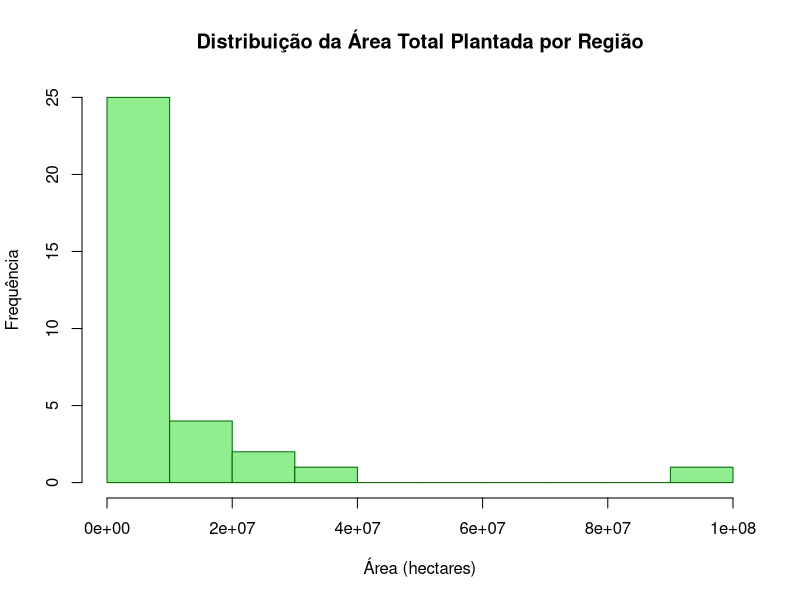
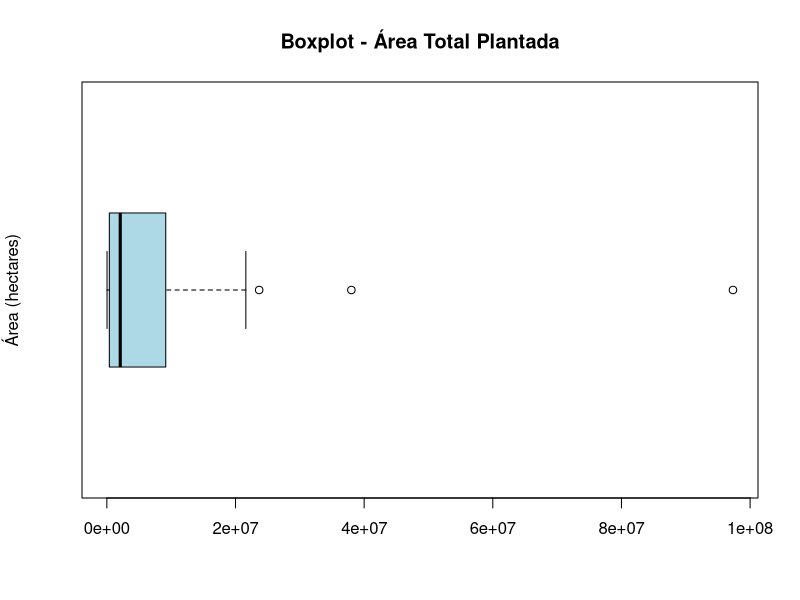
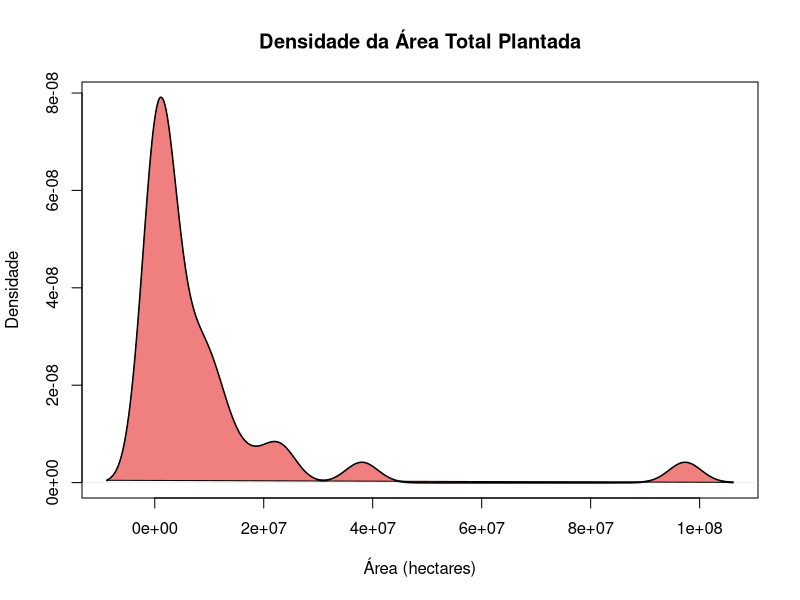
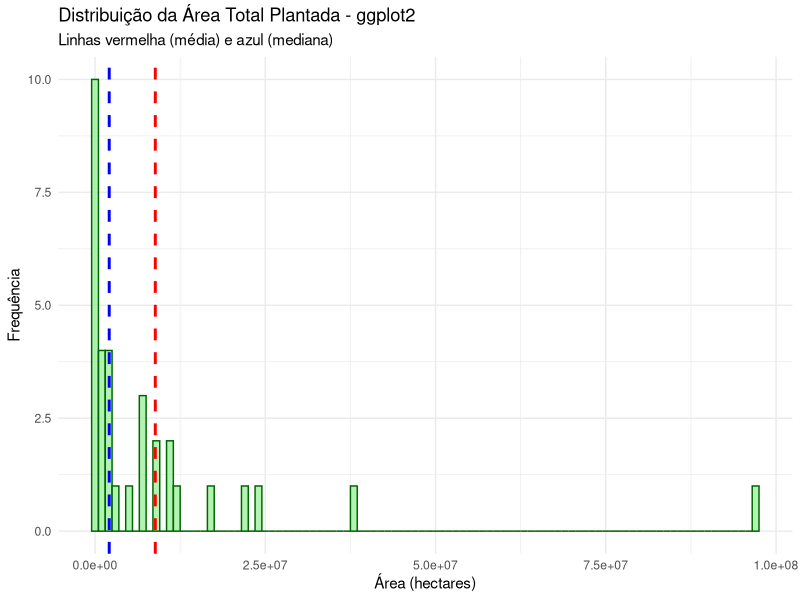
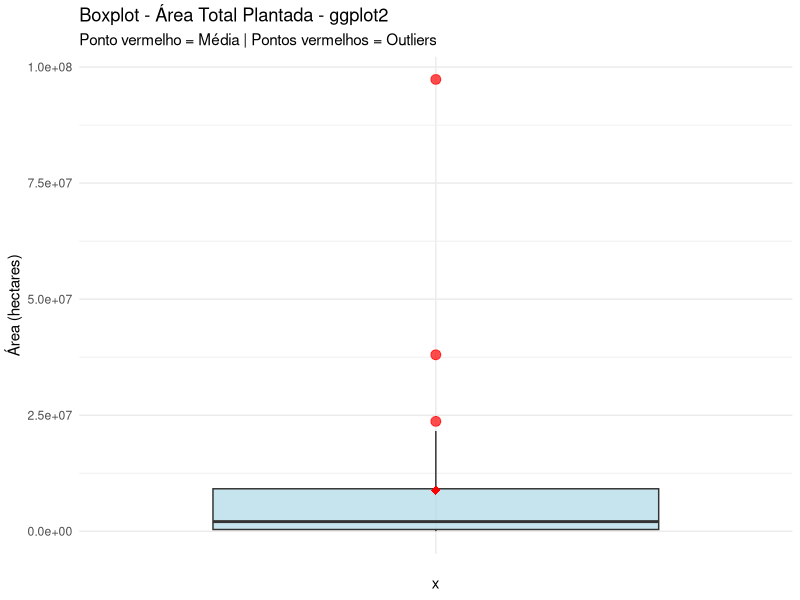
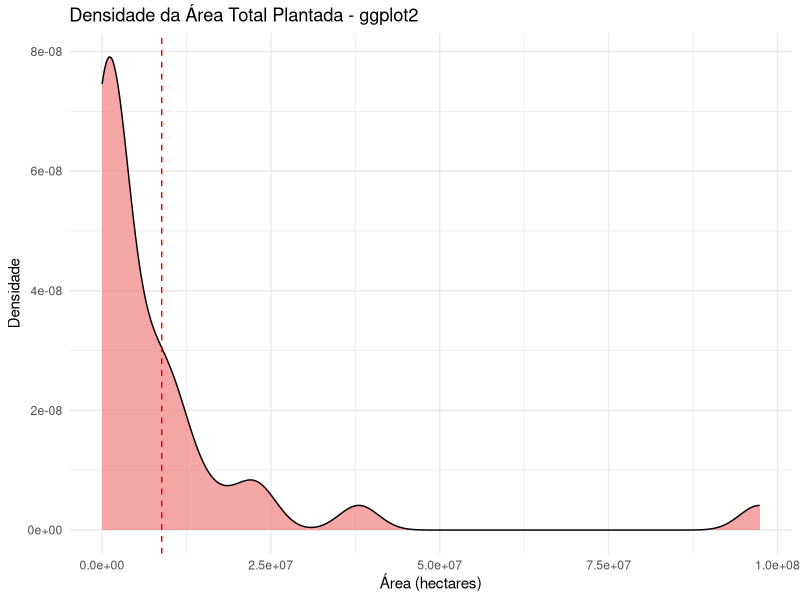
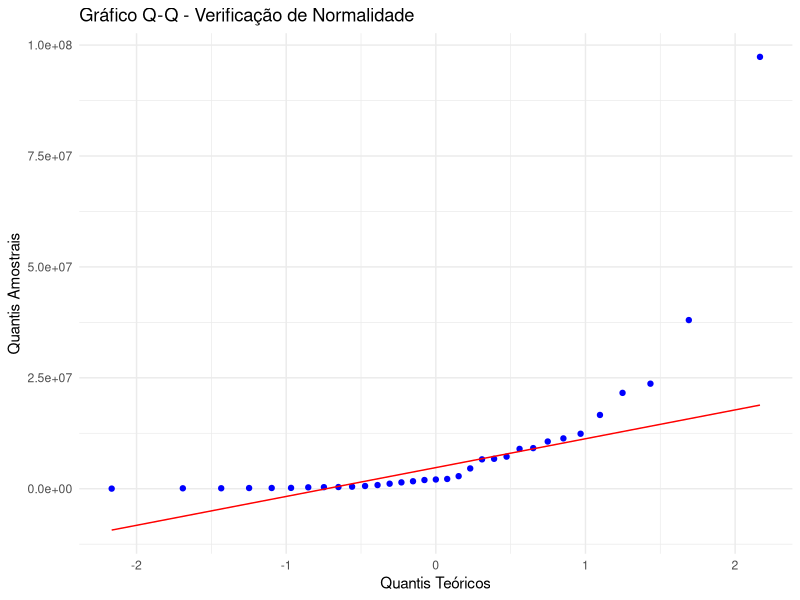
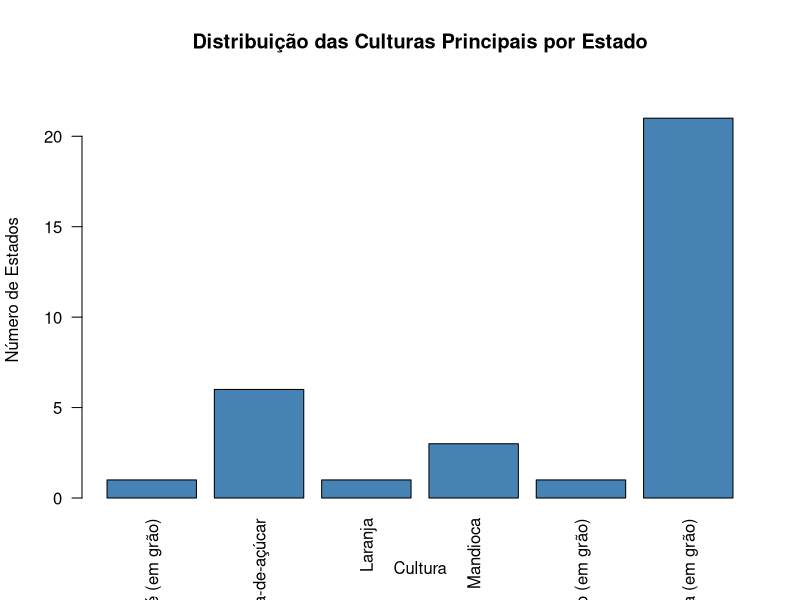

Generate these figures, in order, with R: (Note: this script raises an error after producing the figures.)
# JoaoRafaelGoncalvesRamos_RM567908_fase2_cap7
# LeticiaAngelimGuerra_RM567501_fase2_cap7
# MatheusGuimaraesFranca_RM567144_fase2_cap7
# RivandoBezerraCavalcantiNeto_RM568235_fase2_cap7
# TalesFerrazDeArrudaDomienikan_RM567483_fase2_cap7

# CARREGAR BIBLIOTECAS
library(readxl)
library(ggplot2)
library(dplyr)

# --- CARREGAMENTO DOS DADOS ---

# O arquivo de dados é carregado usando um caminho relativo.
# Isso garante que o script funcione em qualquer computador, 
# desde que o arquivo "tabela_formatada.xlsx" esteja na mesma pasta.
dados <- read_excel("tabela_formatada.xlsx")


# Abaixo, a linha original com caminho absoluto (foi desativada para garantir a portabilidade do código).
# dados <- read_excel("C:/Users/rivan/Estudos/FIAP/ATV2_7/tabela_formatada.xlsx"

# VISUALIZAR OS DADOS
head(dados)
str(dados)
summary(dados)

# ANÁLISE DA VARIÁVEL QUANTITATIVA CONTÍNUA: Área_Total_ha
area_total <- dados$Área_Total_ha

cat("=== ANÁLISE EXPLORATÓRIA - ÁREA TOTAL (HECTARES) ===\n")

# 1. MEDIDAS DE TENDÊNCIA CENTRAL
cat("\n1. MEDIDAS DE TENDÊNCIA CENTRAL:\n")
media <- mean(area_total)
mediana <- median(area_total)

cat("Média:", round(media, 2), "hectares\n")
cat("Mediana:", mediana, "hectares\n")

# 2. MEDIDAS DE DISPERSÃO
cat("\n2. MEDIDAS DE DISPERSÃO:\n")
variancia <- var(area_total)
desvio_padrao <- sd(area_total)
coef_variacao <- (desvio_padrao / media) * 100
amplitude <- max(area_total) - min(area_total)

cat("Variância:", round(variancia, 2), "\n")
cat("Desvio Padrão:", round(desvio_padrao, 2), "hectares\n")
cat("Coeficiente de Variação:", round(coef_variacao, 2), "%\n")
cat("Amplitude:", amplitude, "hectares\n")

# 3. MEDIDAS SEPARATRIZES
cat("\n3. MEDIDAS SEPARATRIZES:\n")
quartis <- quantile(area_total, probs = c(0.25, 0.5, 0.75))
decis <- quantile(area_total, probs = seq(0.1, 0.9, by = 0.1))

cat("Quartis:\n")
print(quartis)
cat("\nDecis (10% a 90%):\n")
print(decis)

# ==================================================
# ANÁLISE GRÁFICA DA VARIÁVEL QUANTITATIVA - GRÁFICOS BÁSICOS
# ==================================================

cat("\n4. ANÁLISE GRÁFICA - VARIÁVEL QUANTITATIVA\n")

# Histograma básico
hist(area_total, 
     main = "Distribuição da Área Total Plantada por Região",
     xlab = "Área (hectares)",
     ylab = "Frequência",
     col = "lightgreen",
     border = "darkgreen",
     breaks = 10)

# Boxplot básico
boxplot(area_total,
        main = "Boxplot - Área Total Plantada",
        ylab = "Área (hectares)",
        col = "lightblue",
        horizontal = TRUE)

# Gráfico de Densidade básico
plot(density(area_total),
     main = "Densidade da Área Total Plantada",
     xlab = "Área (hectares)",
     ylab = "Densidade",
     lwd = 2)
polygon(density(area_total), col = "lightcoral", border = "black")

# ==================================================
# GRÁFICOS APRIMORADOS COM ggplot2 - VARIÁVEL QUANTITATIVA
# ==================================================

cat("\n5. GRÁFICOS APRIMORADOS COM ggplot2\n")

# Histograma com ggplot2
ggplot(dados, aes(x = Área_Total_ha)) +
  geom_histogram(binwidth = 1000000, fill = "lightgreen", color = "darkgreen", alpha = 0.7) +
  geom_vline(aes(xintercept = mean(Área_Total_ha)), color = "red", linetype = "dashed", size = 1) +
  geom_vline(aes(xintercept = median(Área_Total_ha)), color = "blue", linetype = "dashed", size = 1) +
  labs(title = "Distribuição da Área Total Plantada - ggplot2",
       subtitle = "Linhas vermelha (média) e azul (mediana)",
       x = "Área (hectares)",
       y = "Frequência") +
  theme_minimal()

# Boxplot com ggplot2
ggplot(dados, aes(x = "", y = Área_Total_ha)) +
  geom_boxplot(fill = "lightblue", alpha = 0.7, outlier.color = "red", outlier.size = 3) +
  stat_summary(fun = mean, geom = "point", shape = 18, size = 3, color = "red") +
  labs(title = "Boxplot - Área Total Plantada - ggplot2",
       subtitle = "Ponto vermelho = Média | Pontos vermelhos = Outliers",
       y = "Área (hectares)") +
  theme_minimal()

# Densidade com ggplot2
ggplot(dados, aes(x = Área_Total_ha)) +
  geom_density(fill = "lightcoral", alpha = 0.7) +
  geom_vline(aes(xintercept = mean(Área_Total_ha)), color = "red", linetype = "dashed") +
  labs(title = "Densidade da Área Total Plantada - ggplot2",
       x = "Área (hectares)",
       y = "Densidade") +
  theme_minimal()

# Gráfico Q-Q para normalidade
ggplot(dados, aes(sample = Área_Total_ha)) +
  stat_qq(color = "blue") +
  stat_qq_line(color = "red") +
  labs(title = "Gráfico Q-Q - Verificação de Normalidade",
       x = "Quantis Teóricos",
       y = "Quantis Amostrais") +
  theme_minimal()

# ==================================================
# ANÁLISE DE OUTLIERS - VARIÁVEL QUANTITATIVA
# ==================================================

cat("\n=== ANÁLISE DE OUTLIERS - ÁREA TOTAL ===\n")

# Identificar outliers usando o método IQR
Q1 <- quantile(dados$Área_Total_ha, 0.25)
Q3 <- quantile(dados$Área_Total_ha, 0.75)
IQR <- Q3 - Q1
limite_inferior <- Q1 - 1.5 * IQR
limite_superior <- Q3 + 1.5 * IQR

outliers <- dados$Área_Total_ha[dados$Área_Total_ha < limite_inferior | dados$Área_Total_ha > limite_superior]
estados_outliers <- dados$`Região/Estado`[dados$Área_Total_ha %in% outliers]

cat("Limite inferior para outliers:", round(limite_inferior, 2), "\n")
cat("Limite superior para outliers:", round(limite_superior, 2), "\n")
cat("Número de outliers identificados:", length(outliers), "\n")

if(length(outliers) > 0) {
  cat("Outliers encontrados:\n")
  for(i in 1:length(outliers)) {
    cat(" -", estados_outliers[i], ":", round(outliers[i], 2), "hectares\n")
  }
} else {
  cat("Nenhum outlier identificado.\n")
}

# ==================================================
# ANÁLISE DA VARIÁVEL QUALITATIVA: Cultura_Principal
# ==================================================

cat("\n=== ANÁLISE DA VARIÁVEL QUALITATIVA - CULTURA PRINCIPAL ===\n")

cultura <- dados$Cultura_Principal

# Tabela de Frequências
freq_absoluta <- table(cultura)
freq_relativa <- prop.table(freq_absoluta) * 100

cat("Frequência Absoluta:\n")
print(freq_absoluta)
cat("\nFrequência Relativa (%):\n")
print(round(freq_relativa, 2))

# ==================================================
# GRÁFICOS BÁSICOS DA VARIÁVEL QUALITATIVA
# ==================================================

# Gráfico de Barras (vertical)
barplot(freq_absoluta,
        main = "Distribuição das Culturas Principais por Estado",
        xlab = "Cultura",
        ylab = "Número de Estados",
        col = "steelblue",
        ylim = c(0, max(freq_absoluta) + 2),
        las = 2)

# Gráfico de Pizza
pie(freq_relativa,
    main = "Distribuição Percentual das Culturas Principais",
    col = heat.colors(length(freq_relativa)),
    radius = 1,
    labels = paste0(names(freq_relativa), "\n", round(freq_relativa, 1), "%"))

# ==================================================
# GRÁFICOS APRIMORADOS COM ggplot2 - VARIÁVEL QUALITATIVA
# ==================================================

# Preparar dados para ggplot2
dados_cultura <- dados %>%
  count(Cultura_Principal) %>%
  arrange(desc(n)) %>%
  mutate(percentual = round(n/sum(n) * 100, 1))

# Gráfico de barras ordenado com ggplot2
ggplot(dados_cultura, aes(x = reorder(Cultura_Principal, n), y = n)) +
  geom_bar(stat = "identity", fill = "steelblue", alpha = 0.8) +
  geom_text(aes(label = paste0(n, " (", percentual, "%)")), 
            hjust = -0.1, size = 3.5, color = "black") +
  labs(title = "Distribuição das Culturas Principais - ggplot2",
       x = "Cultura",
       y = "Número de Estados") +
  coord_flip() +
  theme_minimal() +
  theme(axis.text.y = element_text(size = 10))

# Gráfico de pizza melhorado com ggplot2
ggplot(dados_cultura, aes(x = "", y = n, fill = Cultura_Principal)) +
  geom_bar(stat = "identity", width = 1) +
  coord_polar("y", start = 0) +
  geom_text(aes(label = paste0(Cultura_Principal, "\n", n, " (", percentual, "%)")), 
            position = position_stack(vjust = 0.5), size = 3.5) +
  labs(title = "Distribuição Percentual das Culturas Principais - ggplot2") +
  theme_void() +
  theme(legend.position = "none")

# Gráfico de waffle (alternativa ao pizza)
ggplot(dados_cultura, aes(fill = Cultura_Principal, values = n)) +
  geom_waffle(color = "white", size = 0.5, n_rows = 5) +
  labs(title = "Distribuição das Culturas - Gráfico de Waffle") +
  theme_void() +
  theme(legend.position = "bottom")

# ==================================================
# ANÁLISE DA VARIÁVEL QUALITATIVA ORDINAL: Porte_Produção
# ==================================================

cat("\n=== ANÁLISE DA VARIÁVEL QUALITATIVA ORDINAL - PORTE DE PRODUÇÃO ===\n")

porte <- dados$Porte_Produção
freq_porte <- table(porte)
freq_porte_rel <- prop.table(freq_porte) * 100

cat("Frequência do Porte de Produção:\n")
print(freq_porte)
cat("\nFrequência Relativa (%):\n")
print(round(freq_porte_rel, 2))

# Gráfico do Porte de Produção
porte_ordenado <- factor(porte, levels = c("Pequeno", "Médio", "Alto", "Muito Alto"))

ggplot(dados, aes(x = porte_ordenado)) +
  geom_bar(fill = "orange", alpha = 0.7) +
  geom_text(stat = 'count', aes(label = ..count..), vjust = -0.5) +
  labs(title = "Distribuição do Porte de Produção",
       x = "Porte de Produção",
       y = "Número de Estados") +
  theme_minimal()

# ==================================================
# ANÁLISES ADICIONAIS E CORRELAÇÕES
# ==================================================

cat("\n=== CORRELAÇÃO ENTRE ÁREA E NÚMERO DE PROPRIEDADES ===\n")
correlacao <- cor(dados$Propriedades, dados$Área_Total_ha)
cat("Coeficiente de Correlação:", round(correlacao, 3), "\n")

# Gráfico de dispersão com ggplot2
ggplot(dados, aes(x = Propriedades, y = Área_Total_ha)) +
  geom_point(size = 3, color = "blue", alpha = 0.7) +
  geom_smooth(method = "lm", color = "red", se = FALSE) +
  geom_text(aes(label = `Região/Estado`), vjust = -0.5, hjust = 0.5, size = 3) +
  labs(title = "Relação: Nº de Propriedades vs Área Total",
       subtitle = paste("Correlação:", round(correlacao, 3)),
       x = "Número de Propriedades",
       y = "Área Total (hectares)") +
  theme_minimal()

# ==================================================
# RESUMO ESTATÍSTICO COMPLETO E RELATÓRIO FINAL
# ==================================================

cat("\n=== RESUMO ESTATÍSTICO COMPLETO ===\n")
print(summary(dados))

cat("\n=== RELATÓRIO FINAL ===\n")
cat("• A variável quantitativa (Área Total) apresenta média de", round(media, 2), "hectares.\n")
cat("• O coeficiente de variação de", round(coef_variacao, 2), "% indica", 
    ifelse(coef_variacao > 30, "alta dispersão", "dispersão moderada"), "nos dados.\n")
cat("• Foram identificados", length(outliers), "outliers na variável área total.\n")
cat("• A cultura predominante é", names(which.max(freq_absoluta)), 
    "com", max(freq_absoluta), "estados.\n")
cat("• A correlação entre propriedades e área é", round(correlacao, 3), 
    ifelse(correlacao > 0.5, "(forte positiva)", "(moderada positiva)"), "\n")

# Salvar gráficos em alta qualidade
# ggsave("histograma_area.png", width = 10, height = 6, dpi = 300)
# ggsave("boxplot_area.png", width = 10, height = 6, dpi = 300)
# ggsave("barras_culturas.png", width = 10, height = 6, dpi = 300)

cat("\n=== ANÁLISE CONCLUÍDA ===\n")
